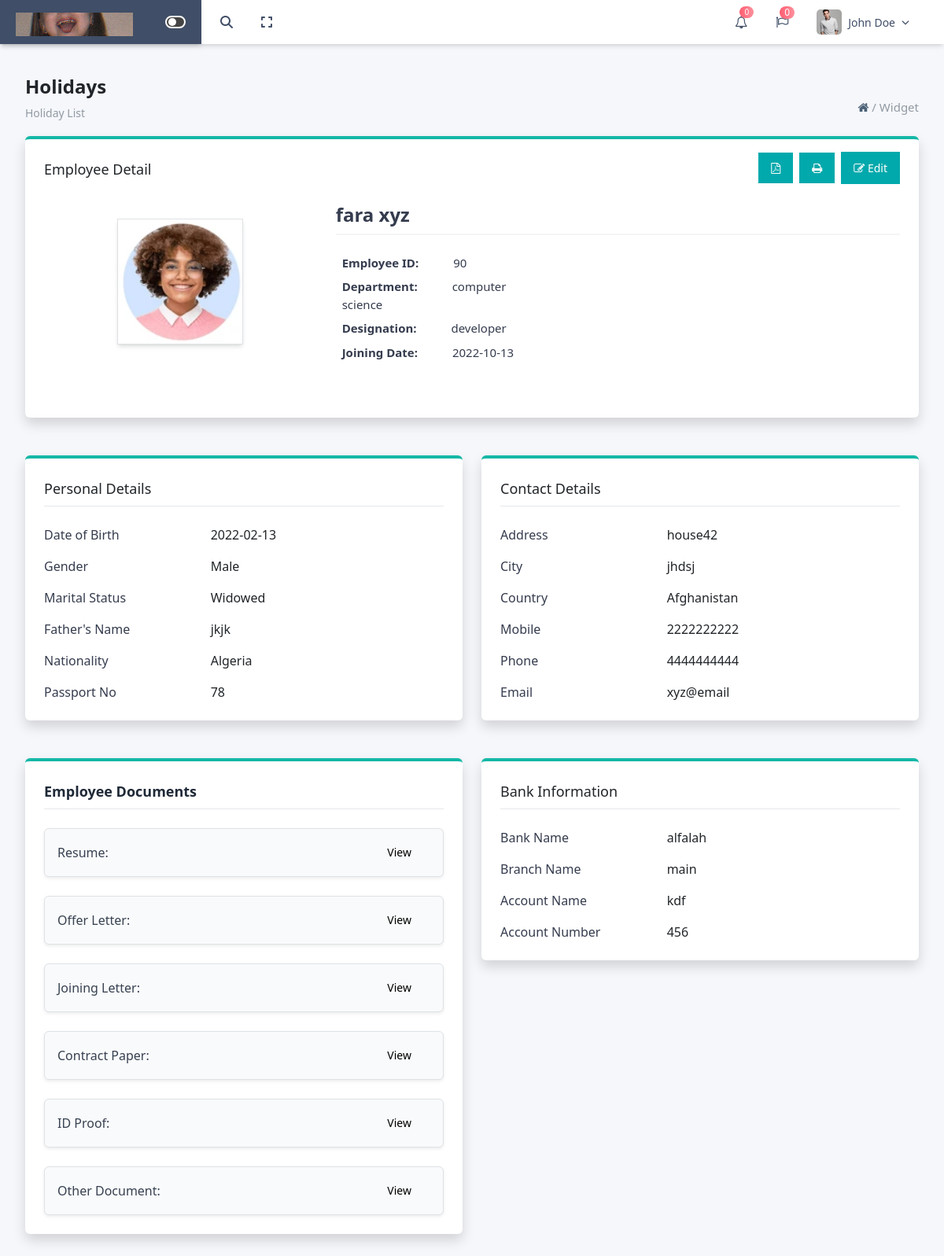
Screenshot of /phpfile/employee/view_employee.php?id=7 with the database file from the repository.
### tables this page shows
CREATE TABLE `employee` (
  `id` int(11) NOT NULL,
  `emp_id` varchar(100) DEFAULT NULL,
  `f_name` varchar(100) DEFAULT NULL,
  `l_name` varchar(100) DEFAULT NULL,
  `dob` date DEFAULT NULL,
  `gender` varchar(10) DEFAULT NULL,
  `marital_status` varchar(20) DEFAULT NULL,
  `father_name` varchar(100) DEFAULT NULL,
  `nationality` varchar(100) DEFAULT NULL,
  `passport_no` varchar(100) DEFAULT NULL,
  `photo` varchar(255) DEFAULT NULL,
  `bank_name` varchar(100) DEFAULT NULL,
  `branch_name` varchar(100) DEFAULT NULL,
  `account_name` varchar(100) DEFAULT NULL,
  `account_number` varchar(100) DEFAULT NULL,
  `address` text DEFAULT NULL,
  `city` varchar(100) DEFAULT NULL,
  `contact_nationality` varchar(100) DEFAULT NULL,
  `mobile` varchar(20) DEFAULT NULL,
  `phone` varchar(20) DEFAULT NULL,
  `email` varchar(100) DEFAULT NULL,
  `resume` varchar(255) DEFAULT NULL,
  `offer_letter` varchar(255) DEFAULT NULL,
  `joining_letter` varchar(255) DEFAULT NULL,
  `contract_paper` varchar(255) DEFAULT NULL,
  `id_proof` varchar(255) DEFAULT NULL,
  `other_document` varchar(255) DEFAULT NULL,
  `designation` varchar(100) DEFAULT NULL,
  `join_date` date DEFAULT NULL,
  `status` varchar(10) DEFAULT 'Active',
  `department` varchar(100) DEFAULT NULL
);

### phpfile/employee/view_employee.php (the view, shortened to what this page needs)
<?php
$conn = new mysqli("localhost", "root", "", "hrms_dashboard");
$id = $_GET['id'];
$result = $conn->query("SELECT * FROM employee WHERE id = $id");
$row = $result->fetch_assoc();
?>
<!DOCTYPE html>
<html lang="en">
<head>
    <link rel="stylesheet" href="/css/bootstrap.css">
    <link rel="stylesheet" href="/fontawesome/font-awesome-4.7.0/css/font-awesome.css">
    <link rel="stylesheet" href="https://cdnjs.cloudflare.com/ajax/libs/font-awesome/6.7.2/css/all.min.css">
    <link rel="stylesheet" href="https://cdnjs.cloudflare.com/ajax/libs/font-awesome/4.7.0/css/font-awesome.min.css">
    <script src="https://cdn.tailwindcss.com"></script>
    <link href="https://cdn.jsdelivr.net/npm/bootstrap-select@1.14.0-beta3/dist/css/bootstrap-select.min.css"
          rel="stylesheet">
    <link href="https://cdn.jsdelivr.net/npm/bootstrap@5.3.3/dist/css/bootstrap.min.css" rel="stylesheet">
</head>
<body class="bg-[#F6F7FB]">
<div class="w-full bg-white shadow-md fixed top-0 z-[10]">
    <header class="hidden md:flex items-center justify-between px-6  bg-whitesticky top-0  ml-64 ">
        <div class="float-left py-[12px]">
            <div class="flex items-center relative transition-all duration-500 ease-in-out w-[300px]"
                 id="search-wrapper">
                <button id="trigerIcon" class="absolute left-0 text-[#404E67] transition z-20">
                    <i class="fas fa-search text-[#404E67]"></i>
                </button>
                <button id="fullscreen-toggle"
                        class="p-1 text-[#404E67]
            rounded-full transition-all  duration-500 ease-in-out -ml-2 relative"
                        style="margin-left: -220px;">
                    <i class="fas font-[16px] fa-expand"></i>
                </button>
            </div>
        </div>
        <div class="flex items-center gap-9">
            <div class="relative inline-block text-left">
                <button id="bellButton" onclick="togglebellDopdown()" class="relative focus:outline-none">
                    <i class="fa fa-bell-o text-[#404E67] text-[16px]" aria-hidden="true"></i>
                    <span class="absolute -top-2 -right-2 a1 text-white text-[10px] rounded-full px-1.5">0</span>
                </button>
            </div>
            <div class="relative">
                <i class="fa fa-flag-o  text-[#404E67]" aria-hidden="true"></i>
                <span class="absolute -top-2 -right-2 a1 text-white text-xs rounded-full px-1.5">0</span>
            </div>
            <div class="relative inline-block text-left pr-5">
                <div id="profileButton" onclick="toggleProfileDopdown()" class="flex items-center gap-2 cursor-pointer">
                    <img src="../../images/img_1.png" alt="user" class="w-8 h-8 rounded-[5px] object-cover">
                    <span class="text-[#404E67] text-[14px] font-medium">John Doe</span>
                    <i class="fas fa-chevron-down text-[10px] text-[#404E67]"></i>
                </div>
            </div>
        </div>
    </header>
</div>
<div class="fixed top-0 start-0 bg-[#404E67] lg:w-64 md:w-full w-full sm:w-full shadow-md lg:p-[20px] md:p-[10px] sm:p-[10px] p-[10px]  z-40">
    <div class="grid grid-cols-12 items-center">
        <div class="col-span-4 flex lg:justify-start justify-start items-center">
            <div class=" hidden lg:block ">
                <img src="../../images/img.png" class="absolute top-4" alt="">
            </div>
        </div>
        <div class="col-span-4 flex justify-end items-center">
            <div class="hidden lg:flex">
                <div id="toggleSidebarBtn1" class="toggle-container flex">
                    <div class="toggle-circle"></div>
                </div>
            </div>
        </div>
    </div>
</div>
<div id="mainContent" class=" p-8 absolute top-1 ">
    <h1 class="font-semibold text-[24px]">Holidays</h1>
    <span>
    <p class="text-[#919aa3] text-[14px] pt-2 float-left">Holiday List</p>
        <p class="float-right text-[#919aa3] text-[15px]"><a
                    href="http://localhost/project/hrms_dashboard/phpfile/dashboard.php"><i
                        class="fa fa-home text-[#4a6076]"></i></a> / <a
                    href="http://localhost/project/hrms_dashboard/phpfile/settings(1).php">Widget</a></p>
    </span>
    <div class="py-4"></div>
    <div class="w-full mx-auto bg-white shadow p-6 rounded-md border-t-4 border-teal-500">
         <span>
        <h3 class="text-lg font-medium mb-4 float-left">Employee Detail</h3>
    <div class="float-right">
            <a href="edit_employee.php?id=<?= $row['id'] ?>" class="float-right bg-[#01a9ac] text-white -mt-2 text-[14px] px-3 py-2.5  hover:bg-[#07e4e8] transition-all duration-300"><i class="fa fa-edit"></i> Edit</a>
             <a href="#" onclick="generatePDF()" class="bg-[#01a9ac] text-white text-[14px] px-3 py-2.5  hover:bg-[#07e4e8] transition-all duration-300"> <i class="fa fa-file-pdf-o"></i></a>
             <a href="#" onclick="window.print()" class="bg-[#01a9ac] text-white text-[14px] px-3 py-2.5  hover:bg-[#07e4e8] transition-all ml-1 mr-2 duration-300"> <i class="fa fa-print"></i></a>
</div>
         </span>
<div class="py-7"></div>
            <div class="grid grid-cols-12 gap-4 items-center pb-5">
                <div class="lg:col-span-4 md:col-span-4 sm:col-span-12 col-span-12 lg:flex lg:justify-center lg:items-center md:flex md:justify-center md:items-center sm:flex sm:justify-start sm:items-start flex justify-start items-start ">
                    <?php if (!empty($row['photo'])): ?>
                        <img src="uploads/<?= urlencode($row['photo']) ?>" alt="Employee Photo"
                             class="employee-photo w-40 h-40 object-cover shadow-md border border-gray-300">
                    <?php else: ?>
                        <p class="text-gray-500 italic">No Photo Uploaded</p>
                    <?php endif; ?>
                </div>
                <div class="lg:col-span-8 md:col-span-8 sm:col-span-12 col-span-12">
                    <p class="text-2xl font-semibold text-[#353c4e] mb-2">
                        <?= htmlspecialchars($row['f_name'] . ' ' . $row['l_name']) ?>
                    </p>
                    <hr class="border-t-2 border-gray-300 mb-4">
                    <div class="space-y-2 text-gray-700 text-[15px]">
                        <div class="hover:bg-gray-200 w-[280px] px-2 ">
                            <p class="text-[#353c4e]"><strong class="pr-10">Employee ID:</strong> <?= htmlspecialchars($row['emp_id']) ?></p>
                        </div>
                        <div class="hover:bg-gray-200 w-[280px] px-2">
                            <p class="text-[#353c4e]"><strong class="pr-10">Department:</strong> <?= htmlspecialchars($row['department']) ?></p>
                        </div>
                        <div class="hover:bg-gray-200 w-[280px] px-2">
                            <p class="text-[#353c4e]"><strong class="pr-10">Designation:</strong> <?= htmlspecialchars($row['designation']) ?></p>
                        </div>
                        <div class="hover:bg-gray-200 w-[280px] px-2 ">
                            <p class="text-[#353c4e]"><strong class="pr-10">Joining Date:</strong> <?= htmlspecialchars($row['join_date']) ?></p>
                        </div>
                    </div>
                </div>
            </div>
    </div>
    <div class="pt-5"></div>
    <div class="grid grid-cols-12 gap-4 pb-5">
        <div class="lg:col-span-6 md:col-span-6 sm:col-span-12 col-span-12">
            <div class="w-full mx-auto bg-white shadow p-6 rounded-md border-t-4 border-teal-500">
                <h3 class="text-lg font-medium mb-6 border-b pb-2">Personal Details</h3>
                    <div class="grid grid-cols-12">
                        <div class="col-span-5">
                            <div class="space-y-4">
                            <p class="font-medium text-[#353c4e]">Date of Birth</p>
                            <p class="font-medium text-[#353c4e]">Gender </p>
                            <p class="font-medium text-[#353c4e]">Marital Status </p>
                            <p class="font-medium text-[#353c4e]">Father's Name </p>
                            <p class="font-medium text-[#353c4e]">Nationality </p>
                            <p class="font-medium text-[#353c4e]">Passport No </p>
                            </div>
                        </div>
                        <div class="col-span-6">
                            <div class="space-y-4">
                            <p><?= htmlspecialchars($row['dob']) ?> </p>
                            <p><?= htmlspecialchars($row['gender']) ?> </p>
                            <p> <?= htmlspecialchars($row['marital_status']) ?></p>
                            <p><?= htmlspecialchars($row['father_name']) ?> </p>
                            <p><?= htmlspecialchars($row['nationality']) ?> </p>
                            <p><?= htmlspecialchars($row['passport_no']) ?> </p>
                            </div>
                        </div>
                    </div>
            </div>
            <div class="pt-5"></div>
            <div class="w-full mx-auto bg-white shadow p-6 rounded-md border-t-4 border-teal-500">
                <h3 class="text-lg font-semibold text-gray-800 mb-6 border-b pb-2">Employee Documents</h3>
                <div class="grid grid-cols-1 gap-4">
                    <?php
                    $documents = [
                        'resume' => 'Resume',
                        'offer_letter' => 'Offer Letter',
                        'joining_letter' => 'Joining Letter',
                        'contract_paper' => 'Contract Paper',
                        'id_proof' => 'ID Proof',
                        'other_document' => 'Other Document'
                    ];
                    foreach ($documents as $key => $label):
                        if (!empty($row[$key])):
                            $filePath = 'uploads/' . urlencode($row[$key]);
                            ?>
                            <div class="flex items-center justify-between bg-gray-50 p-3 rounded shadow-sm border hover:shadow-md transition-all duration-200">
                                <span class="text-gray-700 font-medium"><?= $label ?>:</span>
                                <a href="<?= $filePath ?>" class="text-sm  text-black   px-4 py-1 " target="_blank">View</a>
                            </div>
                        <?php endif;
                    endforeach;
                    ?>
                </div>
            </div>
        </div>
        <div class="lg:col-span-6 md:col-span-6 sm:col-span-12 col-span-12 pb-5">
            <div class="w-full mx-auto bg-white shadow p-6 rounded-md border-t-4 border-teal-500">
                <h3 class="text-lg font-medium mb-6 border-b pb-2">Contact Details</h3>
                <div class="grid grid-cols-12">
                    <div class="col-span-5">
                        <div class="space-y-4">
                            <p class="font-medium text-[#353c4e]">Address</p>
                            <p class="font-medium text-[#353c4e]">City</p>
                            <p class="font-medium text-[#353c4e]">Country</p>
                            <p class="font-medium text-[#353c4e]">Mobile</p>
                            <p class="font-medium text-[#353c4e]">Phone</p>
                            <p class="font-medium text-[#353c4e]">Email</p>
                        </div>
                    </div>
                    <div class="col-span-6">
                        <div class="space-y-4">
                            <p><?= htmlspecialchars($row['address']) ?> </p>
                            <p><?= htmlspecialchars($row['city']) ?> </p>
                            <p> <?= htmlspecialchars($row['contact_nationality']) ?></p>
                            <p><?= htmlspecialchars($row['mobile']) ?> </p>
                            <p><?= htmlspecialchars($row['phone']) ?> </p>
                            <p><?= htmlspecialchars($row['email']) ?> </p>
                        </div>
                    </div>
                </div>
            </div>
            <div class="pt-5"></div>
            <div class="w-full mx-auto bg-white shadow p-6 rounded-md border-t-4 border-teal-500">
                <h3 class="text-lg font-medium mb-6 border-b pb-2">Bank Information</h3>
                <div class="grid grid-cols-12">
                    <div class="col-span-5">
                        <div class="space-y-4">
                            <p class="font-medium text-[#353c4e]">Bank Name</p>
                            <p class="font-medium text-[#353c4e]">Branch Name</p>
                            <p class="font-medium text-[#353c4e]">Account Name</p>
                            <p class="font-medium text-[#353c4e]">Account Number</p>
                        </div>
                    </div>
                    <div class="col-span-6">
                        <div class="space-y-4">
                            <p><?= htmlspecialchars($row['bank_name']) ?> </p>
                            <p><?= htmlspecialchars($row['branch_name']) ?> </p>
                            <p> <?= htmlspecialchars($row['account_name']) ?></p>
                            <p><?= htmlspecialchars($row['account_number']) ?> </p>
                        </div>
                    </div>
                </div>
            </div>
        </div>
    </div>
</div>
</body>
</html>

### phpfile/employee/view_employee.php (style rules this page uses)
html, body { overflow-x: hidden; }
.a1 { background: linear-gradient(to right, #fe5d70, #fe909d); }
.toggle-container { width: 26px; height: 16px; background-color: #444; border-radius: 9999px; cursor: pointer; position: relative; overflow: hidden; border: 2px solid white; }
.toggle-circle { width: 10px; height: 10px; background-color: white; border-radius: 50%; position: absolute; top: 1px; left: 2px; transition: transform 0.3s ease; }
#mainContent { margin-top: 60px; overflow-x: hidden; }

### rows the page displays
employee: photo (picture), f_name+l_name "fara xyz", emp "90", department "computer science", designation "developer", join_date "2022-10-13", dob "2022-02-13", gender "Male", marital_status "Widowed", father_name "jkjk", nationality "Algeria", passport_no "78", address "house42", city "jhdsj", contact_nationality "Afghanistan", mobile "2222222222", phone "4444444444", email "xyz@email", bank_name "alfalah", branch_name "main", account_name "kdf", account_number "456"

### other values shown
$label "Resume"
$label "Offer Letter"
$label "Joining Letter"
$label "Contract Paper"
$label "ID Proof"
$label "Other Document"
